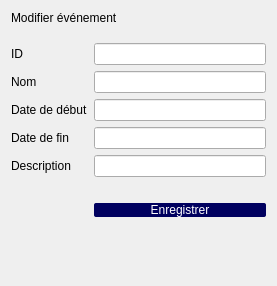
          <widget class="QWidget" name="scrollAreaWidgetContents_12">
           <property name="geometry">
            <rect>
             <x>0</x>
             <y>0</y>
             <width>277</width>
             <height>286</height>
            </rect>
           </property>
           <layout class="QFormLayout" name="formLayout_44">
            <item row="0" column="0" colspan="2">
             <widget class="QLabel" name="label_77">
              <property name="styleSheet">
               <string notr="true">font: 18pt &quot;Nunito Sans&quot;;</string>
              </property>
              <property name="text">
               <string>Modifier événement</string>
              </property>
             </widget>
            </item>
            <item row="1" column="1">
             <layout class="QHBoxLayout" name="horizontalLayout_63"/>
            </item>
            <item row="2" column="1">
             <layout class="QHBoxLayout" name="horizontalLayout_131"/>
            </item>
            <item row="4" column="0">
             <widget class="QLabel" name="label_78">
              <property name="text">
               <string>ID</string>
              </property>
             </widget>
            </item>
            <item row="4" column="1">
             <widget class="QLineEdit" name="lineEdit12_11"/>
            </item>
            <item row="5" column="0">
             <widget class="QLabel" name="label_275">
              <property name="text">
               <string>Nom</string>
              </property>
             </widget>
            </item>
            <item row="5" column="1">
             <widget class="QLineEdit" name="lineEdit_90"/>
            </item>
            <item row="6" column="0">
             <widget class="QLabel" name="label_79">
              <property name="text">
               <string>Date de début</string>
              </property>
             </widget>
            </item>
            <item row="6" column="1">
             <widget class="QLineEdit" name="lineEdit13_11"/>
            </item>
            <item row="7" column="0">
             <widget class="QLabel" name="label_11">
              <property name="text">
               <string>Date de fin</string>
              </property>
             </widget>
            </item>
            <item row="7" column="1">
             <widget class="QLineEdit" name="lineEdit_11"/>
            </item>
            <item row="9" column="0">
             <widget class="QLabel" name="label_80">
              <property name="text">
               <string/>
              </property>
             </widget>
            </item>
            <item row="11" column="1">
             <widget class="QPushButton" name="pushButton_53">
              <property name="styleSheet">
               <string notr="true">QPushButton
{
	border: 10 px;border-radius: 2px;
background-color: rgb(0, 0, 95);
color:white;
	font: 25 9pt &quot;Nunito&quot;;
}</string>
              </property>
              <property name="text">
               <string>Enregistrer</string>
              </property>
             </widget>
            </item>
            <item row="8" column="0">
             <widget class="QLabel" name="label_12">
              <property name="text">
               <string>Description</string>
              </property>
             </widget>
            </item>
            <item row="8" column="1">
             <widget class="QLineEdit" name="lineEdit_12"/>
            </item>
           </layout>
          </widget>
